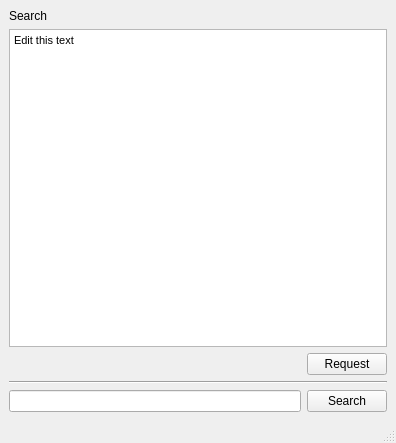
<?xml version="1.0" encoding="UTF-8"?>
<ui version="4.0">
 <class>MainWindow</class>
 <widget class="QMainWindow" name="MainWindow">
  <property name="geometry">
   <rect>
    <x>0</x>
    <y>0</y>
    <width>396</width>
    <height>443</height>
   </rect>
  </property>
  <property name="windowTitle">
   <string>QuickWindow</string>
  </property>
  <widget class="QWidget" name="centralwidget">
   <layout class="QGridLayout" name="gridLayout">
    <item row="2" column="1">
     <widget class="QPushButton" name="pushButton">
      <property name="text">
       <string>Request</string>
      </property>
     </widget>
    </item>
    <item row="2" column="0">
     <spacer name="horizontalSpacer">
      <property name="orientation">
       <enum>Qt::Horizontal</enum>
      </property>
      <property name="sizeHint" stdset="0">
       <size>
        <width>40</width>
        <height>20</height>
       </size>
      </property>
     </spacer>
    </item>
    <item row="1" column="0" colspan="2">
     <widget class="QTextEdit" name="textEdit">
      <property name="html">
       <string>&lt;!DOCTYPE HTML PUBLIC &quot;-//W3C//DTD HTML 4.0//EN&quot; &quot;http://www.w3.org/TR/REC-html40/strict.dtd&quot;&gt;
&lt;html&gt;&lt;head&gt;&lt;meta name=&quot;qrichtext&quot; content=&quot;1&quot; /&gt;&lt;style type=&quot;text/css&quot;&gt;
p, li { white-space: pre-wrap; }
&lt;/style&gt;&lt;/head&gt;&lt;body style=&quot; font-family:'MS Shell Dlg 2'; font-size:8.25pt; font-weight:400; font-style:normal;&quot;&gt;
&lt;p style=&quot; margin-top:0px; margin-bottom:0px; margin-left:0px; margin-right:0px; -qt-block-indent:0; text-indent:0px;&quot;&gt;Edit this text&lt;/p&gt;&lt;/body&gt;&lt;/html&gt;</string>
      </property>
     </widget>
    </item>
    <item row="0" column="0" colspan="2">
     <widget class="QLabel" name="label">
      <property name="text">
       <string>Search</string>
      </property>
     </widget>
    </item>
    <item row="3" column="0" colspan="2">
     <widget class="Line" name="line">
      <property name="orientation">
       <enum>Qt::Horizontal</enum>
      </property>
     </widget>
    </item>
    <item row="4" column="0">
     <widget class="QLineEdit" name="lineEdit"/>
    </item>
    <item row="4" column="1">
     <widget class="QPushButton" name="pushButton_2">
      <property name="text">
       <string>Search</string>
      </property>
     </widget>
    </item>
   </layout>
  </widget>
  <widget class="QMenuBar" name="menubar">
   <property name="geometry">
    <rect>
     <x>0</x>
     <y>0</y>
     <width>396</width>
     <height>18</height>
    </rect>
   </property>
  </widget>
  <widget class="QStatusBar" name="statusbar"/>
 </widget>
 <resources/>
 <connections>
  <connection>
   <sender>pushButton_2</sender>
   <signal>clicked()</signal>
   <receiver>MainWindow</receiver>
   <slot>quickSearch()</slot>
   <hints>
    <hint type="sourcelabel">
     <x>351</x>
     <y>397</y>
    </hint>
    <hint type="destinationlabel">
     <x>392</x>
     <y>401</y>
    </hint>
   </hints>
  </connection>
 </connections>
 <slots>
  <slot>quickSearch()</slot>
 </slots>
</ui>
